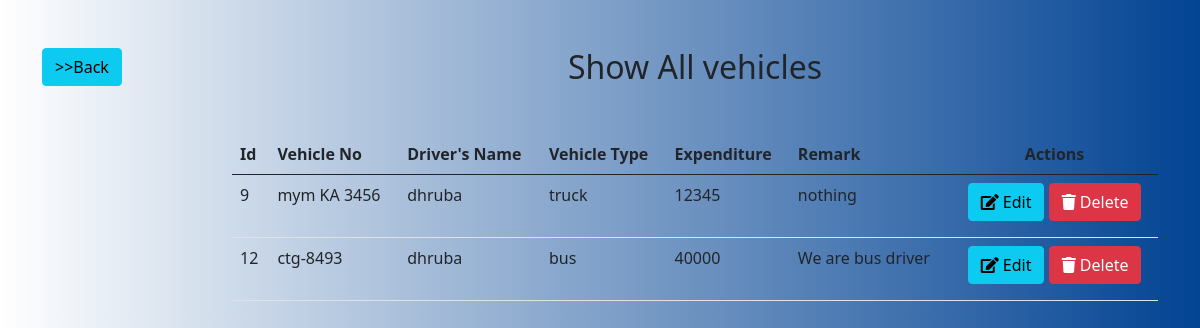
/show_all_vehicle.php (signed in), run on the app's committed database.
### tables this page shows
CREATE TABLE `vehicle` (
  `v_id` int(11) NOT NULL,
  `uid` int(11) NOT NULL,
  `v_no` varchar(100) NOT NULL,
  `driver_name` varchar(50) NOT NULL,
  `v_type` varchar(30) NOT NULL,
  `v_expenditure` int(11) NOT NULL,
  `v_remark` varchar(255) NOT NULL
);

### show_all_vehicle.php (the view, shortened to what this page needs)
<?php
include("includes/db.php");
$uid= $_SESSION['userid'];
$sql="SELECT * FROM vehicle where uid='$uid'";
$result=mysqli_query($conn,$sql);
?>
<!DOCTYPE HTML>
<html>
<head>
    <link rel="stylesheet" href="https://cdnjs.cloudflare.com/ajax/libs/font-awesome/5.15.3/css/all.min.css" />
    <link href="https://cdn.jsdelivr.net/npm/bootstrap@5.0.0-beta2/dist/css/bootstrap.min.css" rel="stylesheet">
</head>
<body style="background-image: linear-gradient(to right, rgba(255,0,0,0), rgb(2 67 147));">
    <div class="container">
      <div class="row">
        <div class="col-lg-2 mt-5">
          <a href="Add_new_vehicle.php" class="btn btn-info">>>Back</a>
        </div>
      <div class="col-lg-10 mt-5">
        <h2 class="text-center">Show All vehicles</h2>
            <table class="table mt-5">
            <thead>
              <th>Id</th>
              <th>Vehicle No</th>
              <th>Driver's Name</th>
              <th>Vehicle Type</th>
              <th>Expenditure</th>
              <th>Remark</th>
              <th class="text-center">Actions</th>
            </thead>
            <tbody>
                <?php
                 while($row=mysqli_fetch_assoc($result))
                 {?>
              <tr>
                <td><?php echo $row['v_id']?></td>
                <td><?php echo $row['v_no']?></td>
                <td><?php echo $row['driver_name']?></td>
                <td><?php echo $row['v_type']?></td>
                <td><?php echo $row['v_expenditure']?></td>
                <td><?php echo $row['v_remark']?></td>
                <td class="text-center">
                  <a class="btn btn-info mb-2" href="edit_vehicle.php?id=<?php echo $row['v_id'];?>"><i class="fa fa-edit"></i> Edit</a>
                  <a class="btn btn-danger mb-2" onclick="return confirm('Are you sure?')" href="delete_vehicle.php?id=<?php echo $row['v_id'];?>"><i class="fa fa-trash"></i> Delete</a>
                </td>
              </tr>
                <?php  }
                ?>
            </tbody>
          </table>
        </div>
      </div>
    </div>
</body>
</html>

### data on the page
vehicle: v_id "9", v_no "mym KA 3456", driver_name "dhruba", v_type "truck", v_expenditure "12345", v_remark "nothing"
vehicle: v_id "12", v_no "ctg-8493", driver_name "dhruba", v_type "bus", v_expenditure "40000", v_remark "We are bus driver"
